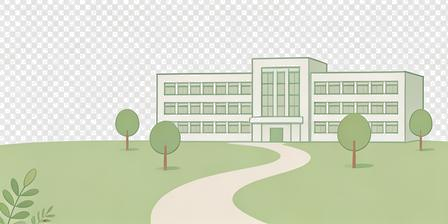
#> input picture backend/web/assets/admin-hero.png, 448 x 224 px, given in place of 55ca521a288379fe1ac8bb9faafdb83f.png, which was not available
$ python prep_assets.py
#> lines starting #> are read from the running program, lines starting #| are printed output that depends on the picture; after the words box and inside, x2 and y2 are one past the last pixel; in counts of white or black regions, pixels touching at a corner belong together; pictures that were not available may be replaced by others from this repository, and a replacement may not be noted
# -*- coding: utf-8 -*-
"""把设计稿素材整理成前端可直接用的文件。

输入是用户给的 4 张 PNG：
  42615…  风景插画（房+树+云）  -> side-art.png        侧栏底部
  82052…  小熊 + 对话气泡        -> welcome-bear.png    右栏欢迎卡
  539a3…  文具组合（板/历/钟/盾）-> asset-stationery.png 空态插画
  55ca5…  3×3 图标总图           -> icon-*.png × 9      菜单与统计

处理逻辑：
1. 统一去掉四周的纯色留白（按左上角像素当背景色做差集取 bbox）
2. 图标总图按 3×3 均分后再各自去边，最后统一缩放到 128×128 画布居中，
   保证 9 个图标在 17px 显示时视觉大小一致
3. 输出成 RGBA，浅米底转透明（图标原图底是米白，不转透明会在深色处露底）
"""
import os
from PIL import Image, ImageChops

SRC = 'E:/微信记录/xwechat_files/wxid_w7bm2uvy7o9h22_289a/temp/RWTemp/2026-10/9e20f478899dc29eb19741386f9343c8/'
OUT = 'D:/AI Code/CampusLeave/backend/web/assets/'

FILES = {
    'side': '42615f7910df27d32fc9207e27ebdaa9.png',
    'bear': '82052d79d46a6affbf0ffa3e19b37c77.png',
    'stationery': '539a33fe1567d5030ae4848f4741bc69.png',
    'icons': '55ca521a288379fe1ac8bb9faafdb83f.png',
}

ICON_NAMES = [
    ['checklist', 'calendar-clock', 'bell'],
    ['gauge', 'gauge-alt', 'folder'],
    ['person', 'book', 'clipboard'],
]


def to_transparent(im, tol=10):
    """把接近左上角颜色的像素变成全透明（素材底是米白，不是透明）"""
    im = im.convert('RGBA')
    bg = im.getpixel((0, 0))
    px = im.load()
    w, h = im.size
    for y in range(h):
        for x in range(w):
            r, g, b, a = px[x, y]
            if abs(r - bg[0]) <= tol and abs(g - bg[1]) <= tol and abs(b - bg[2]) <= tol:
                px[x, y] = (r, g, b, 0)
    return im


def trim(im, tol=10):
    """裁掉四周透明边"""
    if im.mode != 'RGBA':
        im = im.convert('RGBA')
    alpha = im.split()[3]
    bbox = alpha.getbbox()
    return im.crop(bbox) if bbox else im


def save(im, name):
    path = os.path.join(OUT, name)
    im.save(path, 'PNG', optimize=True)
    print('  %-28s %s' % (name, im.size))


print('--- 图标 ---')
icon_src = to_transparent(Image.open(SRC + FILES['icons']))
#> in to_transparent, im is the input picture: PIL image 448x224 RGBA; mean R, G, B, A 211.9, 217.9, 197.3, 239.6
#> in to_transparent, `bg = im.getpixel((0, 0))`: bg = (232, 232, 232, 255)
W, H = icon_src.size
#> W = 448; H = 224
cw, ch = W // 3, H // 3
#> cw = 149; ch = 74
for row in range(3):
    for col in range(3):
        cell = icon_src.crop((col * cw, row * ch, (col + 1) * cw, (row + 1) * ch))
        cell = trim(cell)
        # 统一放到 128×128 画布，等比缩放并居中，保证视觉重量一致
        cell.thumbnail((112, 112), Image.LANCZOS)
        canvas = Image.new('RGBA', (128, 128), (0, 0, 0, 0))
        canvas.paste(cell, ((128 - cell.width) // 2, (128 - cell.height) // 2), cell)
        save(canvas, 'icon-%s.png' % ICON_NAMES[row][col])
#> this loop made 3 passes
#> pass 1, in trim, `alpha = im.split()[3]`:
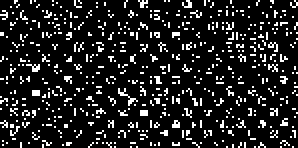
#> alpha: PIL image 149x74 L (shown 2 times larger); 13.5% white in thin lines or dots
#> pass 1, in trim (call 2), `alpha = im.split()[3]`:
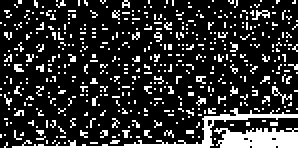
#> alpha: PIL image 149x74 L (shown 2 times larger); 19.2% white in thin lines or dots
#> pass 1, in save (call 2), `im.save(path, 'PNG', optimize=True)`:
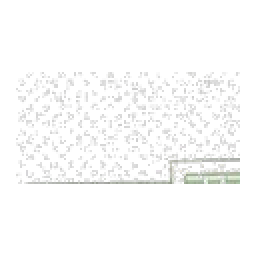
#> saved as icon-calendar-clock.png: PIL image 128x128 RGBA (shown 2 times larger); mean R, G, B, A 18.3, 18.5, 18.1, 12.5; transparent parts drawn white
#> after the loop:
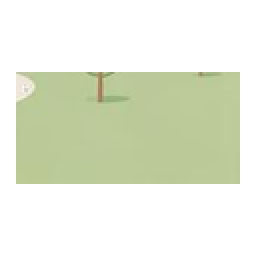
#> canvas: PIL image 128x128 RGBA (shown 2 times larger); mean R, G, B, A 71.8, 77, 58.6, 97.6; transparent parts drawn white
#> after the loop:
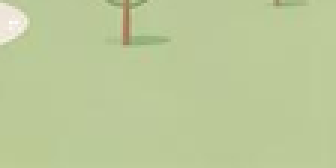
#> cell: PIL image 112x56 RGBA (shown 3 times larger); mean R, G, B, A 187.7, 201.2, 153.3, 254.9; transparent parts drawn white

print('--- 插画 ---')
for key, name in [('side', 'side-art.png'), ('bear', 'welcome-bear.png'),
                  ('stationery', 'asset-stationery.png')]:
    im = trim(to_transparent(Image.open(SRC + FILES[key])))
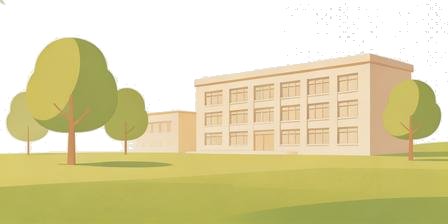
#> input picture backend/web/assets/asset-hero-alt.png, 448 x 224 px, given in place of 42615f7910df27d32fc9207e27ebdaa9.png, which was not available
#> in to_transparent, im is the input picture: PIL image 448x224 RGBA; mean R, G, B, A 214.5, 206.3, 158.5, 168.7
#> in trim (call 10), `alpha = im.split()[3]`:
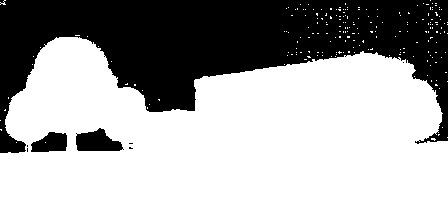
#> alpha: PIL image 448x224 L; 66.1% white; 8 black regions (5 under 20 px), largest, box (x1, y1, x2, y2) and area: (0, 0, 448, 153) 32697, (76, 128, 124, 151) 748, (31, 132, 67, 152) 544
#> in trim (call 10), `bbox = alpha.getbbox()`: bbox = (0, 0, 448, 224)
    save(im, name)
#|   side-art.png                 (448, 224)
#> (the run stopped early here; a loop or call above may not have finished)
